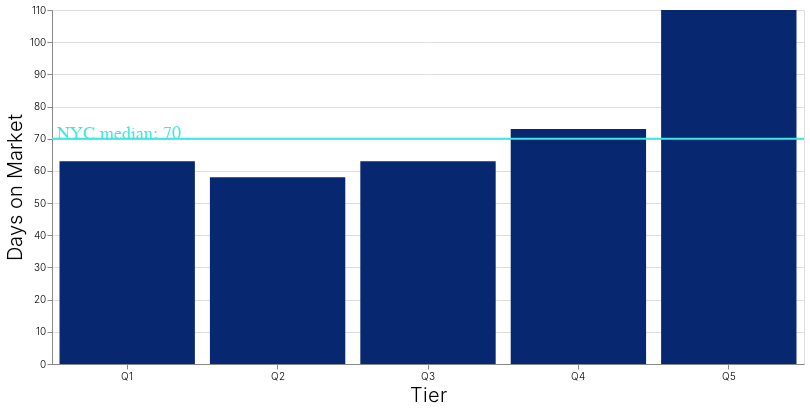

Write the Vega-Lite specification saved for this chart.
### Vega-Lite specification from a JSON file in a GitHub repository (floating-point values rounded to 4 significant figures)
{"$schema": "https://vega.github.io/schema/vega-lite/v2.json", "width": 800, "autosize": {"type": "fit", "resize": true}, "height": 400, "padding": {"left": 5, "top": 5, "right": 5, "bottom": 5}, "usermeta": {"title": "Days On Market", "subtitle": "NYC, 2017"}, "config": {"axis": {"titleFont": "Source Sans Pro", "titleFontSize": 20, "titleFontWeight": 300, "titleFontColor": "#191F2D", "labelFont": "Source Sans Pro", "labelFontSize": 10, "labelFontWeight": 300, "labelFontColor": "#191F2D"}, "axisX": {"labelAngle": 0}, "mark": {"color": "#072770"}}, "data": {"values": [{"name": "NYC Median", "Days on Market": 70}]}, "layer": [{"data": {"values": [{"Tier": "Q1", "type": "bar", "Days on Market": 63}, {"Tier": "Q2", "type": "bar", "Days on Market": 58}, {"Tier": "Q3", "type": "bar", "Days on Market": 63}, {"Tier": "Q4", "type": "bar", "Days on Market": 73}, {"Tier": "Q5", "type": "bar", "Days on Market": 110}]}, "mark": "bar", "encoding": {"x": {"field": "Tier", "type": "ordinal"}, "y": {"field": "Days on Market", "type": "quantitative"}}}, {"mark": "rule", "encoding": {"y": {"field": "Days on Market", "type": "quantitative"}, "color": {"value": "#3FE8DF"}, "size": {"value": 2}}}, {"mark": {"type": "text", "font": "Source Sans Pro", "align": "left", "fontSize": 18, "dy": -5, "dx": 5}, "encoding": {"y": {"field": "Days on Market", "type": "quantitative"}, "x": {"value": 0}, "text": {"value": "NYC median: 70"}, "color": {"value": "#3FE8DF"}}}]}
